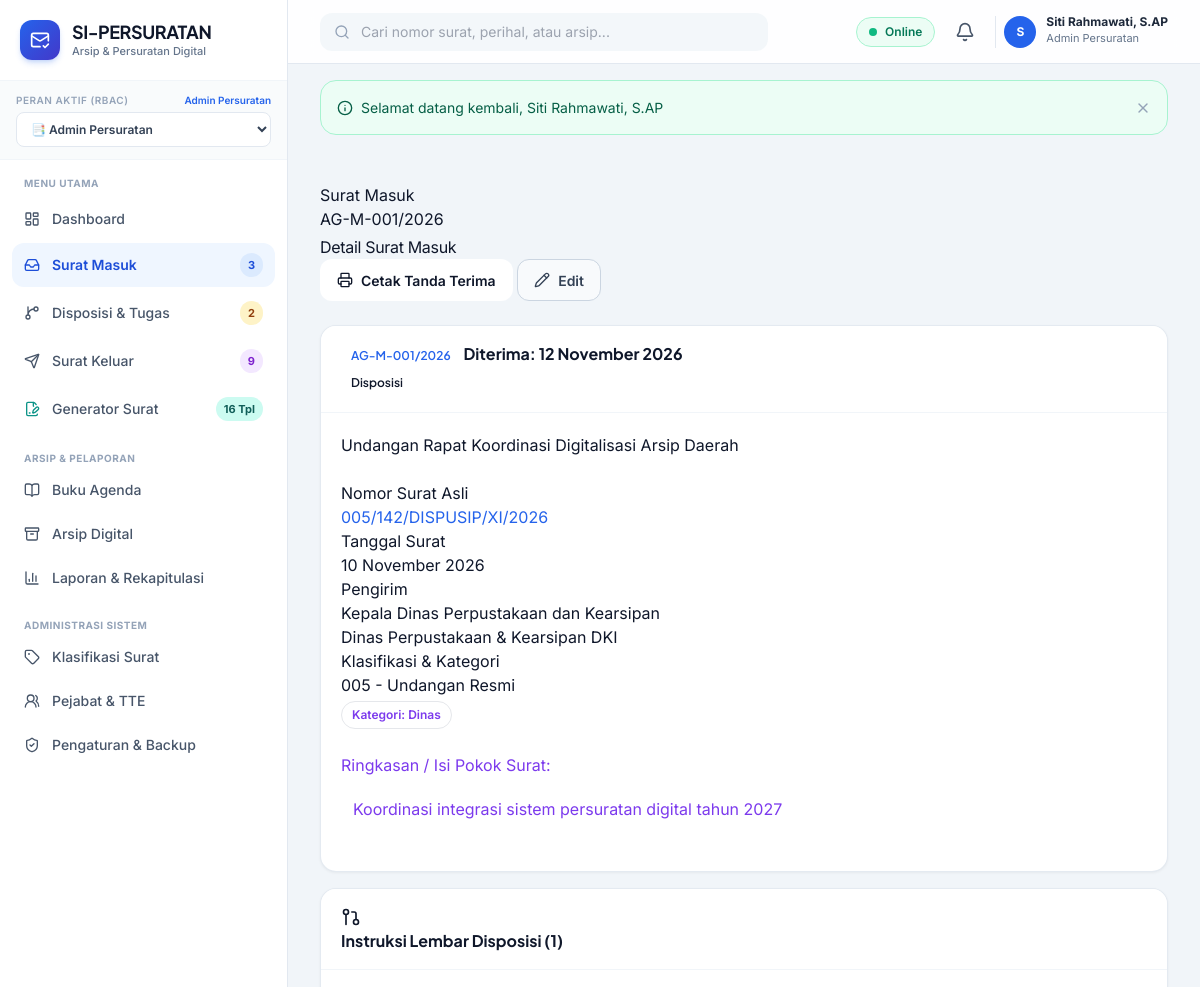
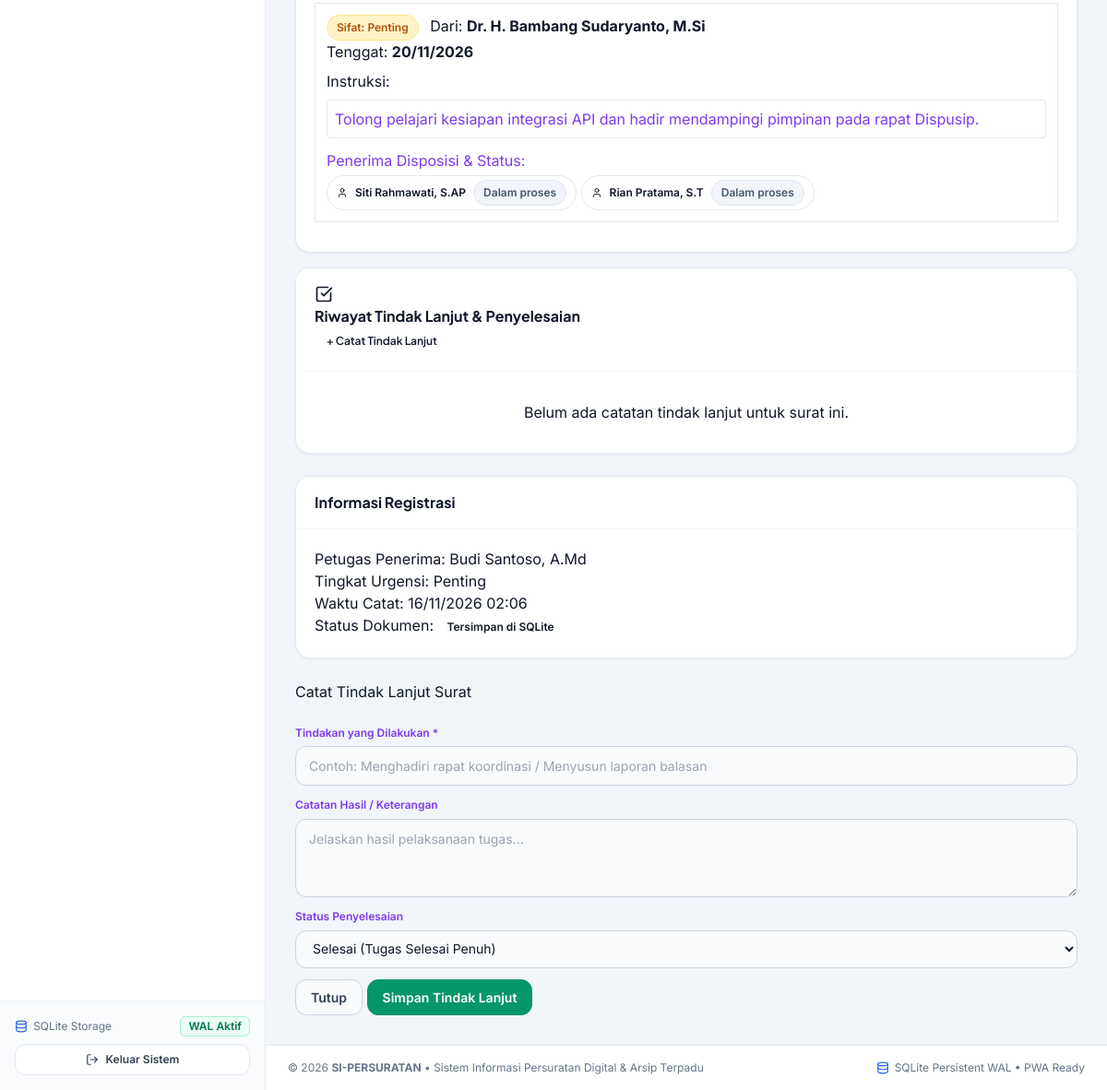
Screenshot of /public/surat_masuk/detail.php?id=1 (signed in) with the database file from the repository (2 pictures, top to bottom).
### tables this page shows
CREATE TABLE users (
    id INTEGER PRIMARY KEY AUTOINCREMENT,
    username TEXT NOT NULL UNIQUE,
    email TEXT NOT NULL UNIQUE,
    password_hash TEXT NOT NULL,
    full_name TEXT NOT NULL,
    nip TEXT,
    jabatan TEXT,
    phone TEXT,
    role_id INTEGER NOT NULL,
    avatar TEXT,
    is_active INTEGER NOT NULL DEFAULT 1,
    created_at DATETIME DEFAULT CURRENT_TIMESTAMP,
    updated_at DATETIME DEFAULT CURRENT_TIMESTAMP,
    deleted_at DATETIME DEFAULT NULL,
    FOREIGN KEY (role_id) REFERENCES roles (id) ON DELETE RESTRICT
);

CREATE TABLE roles (
    id INTEGER PRIMARY KEY AUTOINCREMENT,
    name TEXT NOT NULL,
    slug TEXT NOT NULL UNIQUE,
    description TEXT,
    created_at DATETIME DEFAULT CURRENT_TIMESTAMP
);

CREATE TABLE surat_masuk (
    id INTEGER PRIMARY KEY AUTOINCREMENT,
    nomor_agenda TEXT NOT NULL,
    nomor_surat TEXT NOT NULL,
    tanggal_surat DATE NOT NULL,
    tanggal_terima DATE NOT NULL,
    pengirim TEXT NOT NULL,
    asal_instansi TEXT NOT NULL,
    perihal TEXT NOT NULL,
    isi_ringkas TEXT,
    kategori TEXT DEFAULT 'Umum',
    klasifikasi_id INTEGER,
    tingkat_urgensi TEXT NOT NULL DEFAULT 'biasa', -- 'biasa', 'penting', 'segera', 'rahasia'
    file_dokumen TEXT,
    lampiran_files TEXT, -- JSON list of files
    status TEXT NOT NULL DEFAULT 'diterima', -- 'diterima', 'disposisi', 'tindak_lanjut', 'selesai'
    penerima_user_id INTEGER,
    created_at DATETIME DEFAULT CURRENT_TIMESTAMP,
    updated_at DATETIME DEFAULT CURRENT_TIMESTAMP,
    deleted_at DATETIME DEFAULT NULL,
    FOREIGN KEY (klasifikasi_id) REFERENCES klasifikasi_surat (id) ON DELETE SET NULL,
    FOREIGN KEY (penerima_user_id) REFERENCES users (id) ON DELETE SET NULL
);

CREATE TABLE klasifikasi_surat (
    id INTEGER PRIMARY KEY AUTOINCREMENT,
    kode TEXT NOT NULL UNIQUE,
    nama TEXT NOT NULL,
    uraian TEXT,
    retensi_aktif INTEGER DEFAULT 2, -- tahun
    retensi_inaktif INTEGER DEFAULT 5, -- tahun
    keterangan TEXT,
    is_active INTEGER NOT NULL DEFAULT 1,
    created_at DATETIME DEFAULT CURRENT_TIMESTAMP,
    updated_at DATETIME DEFAULT CURRENT_TIMESTAMP,
    deleted_at DATETIME DEFAULT NULL
);

CREATE TABLE disposisi (
    id INTEGER PRIMARY KEY AUTOINCREMENT,
    surat_masuk_id INTEGER NOT NULL,
    pemberi_user_id INTEGER NOT NULL,
    sifat TEXT NOT NULL DEFAULT 'biasa', -- 'biasa', 'penting', 'rahasia', 'segera'
    tenggat_waktu DATE,
    catatan_instruksi TEXT NOT NULL,
    created_at DATETIME DEFAULT CURRENT_TIMESTAMP,
    updated_at DATETIME DEFAULT CURRENT_TIMESTAMP,
    FOREIGN KEY (surat_masuk_id) REFERENCES surat_masuk (id) ON DELETE RESTRICT,
    FOREIGN KEY (pemberi_user_id) REFERENCES users (id) ON DELETE RESTRICT
);

CREATE TABLE disposisi_detail (
    id INTEGER PRIMARY KEY AUTOINCREMENT,
    disposisi_id INTEGER NOT NULL,
    penerima_user_id INTEGER NOT NULL,
    status TEXT NOT NULL DEFAULT 'belum_dibaca', -- 'belum_dibaca', 'dibaca', 'dalam_proses', 'selesai'
    tanggal_dibaca DATETIME,
    tanggal_selesai DATETIME,
    created_at DATETIME DEFAULT CURRENT_TIMESTAMP,
    updated_at DATETIME DEFAULT CURRENT_TIMESTAMP,
    FOREIGN KEY (disposisi_id) REFERENCES disposisi (id) ON DELETE CASCADE,
    FOREIGN KEY (penerima_user_id) REFERENCES users (id) ON DELETE RESTRICT
);

### public/surat_masuk/detail.php (the view, shortened to what the rows shown need)
<?php
require_once __DIR__ . '/../../config/app.php';
if (!Auth::check() || !Auth::can('surat_masuk.view')) {
    Flash::set('danger', 'Akses ditolak.');
    redirect('surat_masuk/');
}
$id = (int)($_GET['id'] ?? 0);
$surat = SuratMasuk::findById($id);
$disposisiList = Disposisi::getBySuratMasukId($id);
require_once APP_PATH . '/views/layouts/header.php';
?>
<div class="d-flex flex-wrap align-items-center justify-content-between gap-3 mb-4">
    <div>
        <nav aria-label="breadcrumb">
            <ol class="breadcrumb small mb-1">
                <li class="breadcrumb-item"><a href="<?= url('surat_masuk/') ?>">Surat Masuk</a></li>
                <li class="breadcrumb-item active"><?= htmlspecialchars($surat['nomor_agenda']) ?></li>
            </ol>
        </nav>
    </div>
</div>
<div class="row g-4">
    <div class="col-12 col-lg-8">
        <div class="card border-0 shadow-sm rounded-3 mb-4">
            <div class="card-header bg-white border-bottom py-3 d-flex justify-content-between align-items-center">
                <div class="d-flex align-items-center gap-2">
                    <span class="badge bg-primary-subtle text-primary font-monospace"><?= htmlspecialchars($surat['nomor_agenda']) ?></span>
                    <span class="text-muted small">Diterima: <?= date('d F Y', strtotime($surat['tanggal_terima'])) ?></span>
                </div>
                <div>
                    <?php
                    $stBadge = match($surat['status']) {
                        'diterima' => 'badge-soft-info',
                        'disposisi' => 'badge-soft-warning',
                        'tindak_lanjut' => 'badge-soft-purple',
                        'selesai' => 'badge-soft-success',
                        default => 'badge-soft-secondary'
                    };
                    ?>
                    <span class="badge <?= $stBadge ?> fs-6"><?= ucfirst(str_replace('_', ' ', $surat['status'])) ?></span>
                </div>
            </div>
            <div class="card-body p-4">
                <h4 class="fw-bold text-dark mb-3"><?= htmlspecialchars($surat['perihal']) ?></h4>
                <div class="row g-3 py-3 border-top border-bottom mb-3">
                    <div class="col-sm-6">
                        <div class="text-muted small">Nomor Surat Asli</div>
                        <div class="fw-bold fs-6 text-primary"><?= htmlspecialchars($surat['nomor_surat']) ?></div>
                    </div>
                    <div class="col-sm-6">
                        <div class="text-muted small">Tanggal Surat</div>
                        <div class="fw-semibold text-dark"><?= date('d F Y', strtotime($surat['tanggal_surat'])) ?></div>
                    </div>
                    <div class="col-sm-6">
                        <div class="text-muted small">Pengirim</div>
                        <div class="fw-semibold text-dark"><?= htmlspecialchars($surat['pengirim']) ?></div>
                        <div class="text-muted small"><?= htmlspecialchars($surat['asal_instansi']) ?></div>
                    </div>
                    <div class="col-sm-6">
                        <div class="text-muted small">Klasifikasi & Kategori</div>
                        <div class="fw-semibold text-dark"><?= htmlspecialchars($surat['klasifikasi_kode'] . ' - ' . ($surat['klasifikasi_nama'] ?? 'Umum')) ?></div>
                        <span class="badge bg-light text-secondary border mt-1">Kategori: <?= htmlspecialchars($surat['kategori']) ?></span>
                    </div>
                </div>
                <div class="mb-4">
                    <h6 class="fw-bold text-secondary small text-uppercase mb-2">Ringkasan / Isi Pokok Surat:</h6>
                    <div class="p-3 bg-light rounded-3 text-secondary" style="line-height: 1.6;">
                        <?= !empty($surat['isi_ringkas']) ? nl2br(htmlspecialchars($surat['isi_ringkas'])) : '<em class="text-muted">Tidak ada ringkasan teks.</em>' ?>
                    </div>
                </div>
            </div>
        </div>
        <div class="card border-0 shadow-sm rounded-3 mb-4">
            <div class="card-header bg-white border-bottom py-3 d-flex justify-content-between align-items-center">
                <div class="d-flex align-items-center gap-2">
                    <i data-lucide="git-pull-request" class="text-warning" style="width: 20px;"></i>
                    <h6 class="fw-bold m-0">Instruksi Lembar Disposisi (<?= count($disposisiList) ?>)</h6>
                </div>
            </div>
            <div class="card-body p-4">
                <?php if (empty($disposisiList)): ?>
                    <div class="text-center text-muted py-4">
                        <p class="mb-0">Surat ini belum memiliki lembar disposisi dari pimpinan.</p>
                    </div>
                <?php else: ?>
                    <?php foreach ($disposisiList as $disp): ?>
                        <div class="p-3 border rounded-3 mb-3 bg-light">
                            <div class="d-flex justify-content-between align-items-start mb-2">
                                <div>
                                    <span class="badge bg-warning text-dark">Sifat: <?= ucfirst($disp['sifat']) ?></span>
                                    <span class="text-muted small ms-2">Dari: <strong><?= htmlspecialchars($disp['pemberi_nama']) ?></strong></span>
                                </div>
                                <div class="text-muted small">
                                    Tenggat: <?= !empty($disp['tenggat_waktu']) ? '<strong>' . date('d/m/Y', strtotime($disp['tenggat_waktu'])) . '</strong>' : '-' ?>
                                </div>
                            </div>
                            <div class="fw-bold text-dark mb-2">Instruksi:</div>
                            <div class="p-2 bg-white border rounded mb-3 text-secondary">
                                <?= nl2br(htmlspecialchars($disp['catatan_instruksi'])) ?>
                            </div>
                            <div class="fw-semibold small text-secondary mb-1">Penerima Disposisi & Status:</div>
                            <div class="d-flex flex-wrap gap-2">
                                <?php foreach ($disp['details'] as $det): ?>
                                    <div class="badge bg-white text-dark border p-2 d-flex align-items-center gap-2">
                                        <i data-lucide="user" style="width:12px;"></i>
                                        <span><?= htmlspecialchars($det['penerima_nama']) ?></span>
                                        <span class="badge <?= $det['status'] === 'selesai' ? 'bg-success' : 'bg-secondary' ?>" style="font-size:9px;">
                                            <?= ucfirst(str_replace('_', ' ', $det['status'])) ?>
                                        </span>
                                    </div>
                                <?php endforeach; ?>
                            </div>
                        </div>
                    <?php endforeach; ?>
                <?php endif; ?>
            </div>
        </div>
    </div>
    <div class="col-12 col-lg-4">
        <div class="card border-0 shadow-sm rounded-3 mb-4">
            <div class="card-body">
                <ul class="list-group list-group-flush small">
                    <li class="list-group-item d-flex justify-content-between px-0">
                        <span class="text-muted">Petugas Penerima:</span>
                        <span class="fw-semibold text-dark"><?= htmlspecialchars($surat['penerima_nama'] ?? 'Admin') ?></span>
                    </li>
                    <li class="list-group-item d-flex justify-content-between px-0">
                        <span class="text-muted">Tingkat Urgensi:</span>
                        <span class="fw-semibold"><?= ucfirst($surat['tingkat_urgensi']) ?></span>
                    </li>
                    <li class="list-group-item d-flex justify-content-between px-0">
                        <span class="text-muted">Waktu Catat:</span>
                        <span class="text-dark"><?= date('d/m/Y H:i', strtotime($surat['created_at'])) ?></span>
                    </li>
                </ul>
            </div>
        </div>
    </div>
</div>
<?php require_once APP_PATH . '/views/layouts/footer.php'; ?>

### app/views/layouts/header.php (shortened to what the rows shown need)
<!DOCTYPE html>
<html lang="id">
<head>
    <script src="https://cdn.tailwindcss.com"></script>
</head>
<body class="antialiased selection:bg-blue-100 selection:text-blue-900">
<div class="min-h-screen flex flex-col lg:flex-row">
    <?php require_once APP_PATH . '/views/layouts/sidebar.php'; ?>
    <div class="flex-1 flex flex-col min-w-0 pb-20 lg:pb-0">
        <header class="sticky top-0 z-30 bg-white/90 backdrop-blur-md border-b border-slate-200 px-4 lg:px-8 h-16 flex items-center justify-between gap-4">
            <div class="flex items-center gap-2 sm:gap-3">
                <div class="relative">
                    <button onclick="toggleDropdown('user-menu')" class="flex items-center gap-2.5 pl-2 border-l border-slate-200 hover:opacity-90 transition">
                        <div class="w-8 h-8 rounded-full bg-blue-600 text-white font-bold text-xs flex items-center justify-center shadow-xs">
                            <?= strtoupper(substr($currentUser['full_name'] ?? 'U', 0, 1)) ?>
                        </div>
                        <div class="hidden md:block text-left">
                            <p class="text-xs font-bold text-slate-800 leading-none"><?= htmlspecialchars($currentUser['full_name'] ?? 'User') ?></p>
                            <p class="text-[11px] text-slate-500 mt-0.5"><?= htmlspecialchars($currentUser['role_name'] ?? 'Role') ?></p>
                        </div>
                    </button>
                </div>
            </div>
        </header>
        <main class="flex-1 p-4 lg:p-8 max-w-7xl w-full mx-auto space-y-6">

### app/views/layouts/sidebar.php (shortened to what the rows shown need)
<?php
$currentUser = Auth::user();
$currentRoleSlug = $currentUser['role_slug'] ?? 'superadmin';
?>
<aside id="sidebar" class="fixed lg:sticky top-0 left-0 z-50 h-screen w-72 bg-white border-r border-slate-200 flex flex-col transition-transform duration-300 -translate-x-full lg:translate-x-0 shrink-0">
  <div class="p-5 border-b border-slate-100 flex items-center justify-between">
    <a href="<?= url('dashboard.php') ?>" class="flex items-center gap-3 group text-decoration-none">
      <div>
        <h1 class="font-display font-bold text-slate-900 text-lg leading-tight tracking-tight">SI-PERSURATAN</h1>
      </div>
    </a>
  </div>
  <div class="px-4 py-3 bg-slate-50/80 border-b border-slate-100">
    <div class="flex items-center justify-between mb-1">
      <label class="text-[10px] font-semibold uppercase tracking-wider text-slate-400 block">Peran Aktif (RBAC)</label>
      <span class="text-[10px] text-blue-600 font-semibold"><?= htmlspecialchars($currentUser['role_name'] ?? 'User') ?></span>
    </div>
    <div class="relative">
      <select onchange="window.location.href='<?= url('switch_role.php?role=') ?>' + this.value" class="w-full text-xs font-semibold bg-white border border-slate-200 rounded-lg px-2.5 py-2 text-slate-700 focus:outline-none focus:ring-2 focus:ring-blue-500/20 focus:border-blue-600 cursor-pointer">
        <option value="admin_persuratan" <?= $currentRoleSlug === 'admin_persuratan' ? 'selected' : '' ?>>📑 Admin Persuratan</option>
      </select>
    </div>
  </div>
</aside>

### rows the page displays
users: role.name "Admin Persuratan", full_name "S", full_name "Siti Rahmawati, S.AP"
roles: slug "📑 Admin Persuratan"
surat_masuk: nomor_agenda "AG-M-001/2026", tanggal_terima "12 November 2026", status "Disposisi", perihal "Undangan Rapat Koordinasi Digitalisasi Arsip Daerah", nomor_surat "005/142/DISPUSIP/XI/2026", tanggal_surat "10 November 2026", pengirim "Kepala Dinas Perpustakaan dan Kearsipan", asal_instansi "Dinas Perpustakaan & Kearsipan DKI", klasifikasi.nama "005 - Undangan Resmi", kategori "Dinas", isi_ringkas "Koordinasi integrasi sistem persuratan digital tahun 2027", penerima_user.full_name "Budi Santoso, A.Md", tingkat_urgensi "Penting", created_at "16/11/2026 02:06"
disposisi: id "1", sifat "Penting", pemberi_user.full_name "Dr. H. Bambang Sudaryanto, M.Si", tenggat_waktu "20/11/2026", catatan_instruksi "Tolong pelajari kesiapan integrasi API dan hadir mendampingi pimpinan pada rapat Dispusip."
disposisi_detail: penerima_user.full_name "Siti Rahmawati, S.AP", status "Dalam proses"
disposisi_detail: penerima_user.full_name "Rian Pratama, S.T", status "Dalam proses"

### other values shown
$badgeSm "3"
$badgeDisp "2"
$badgeSk "9"
$msg['message'] "Selamat datang kembali, Siti Rahmawati, S.AP"
